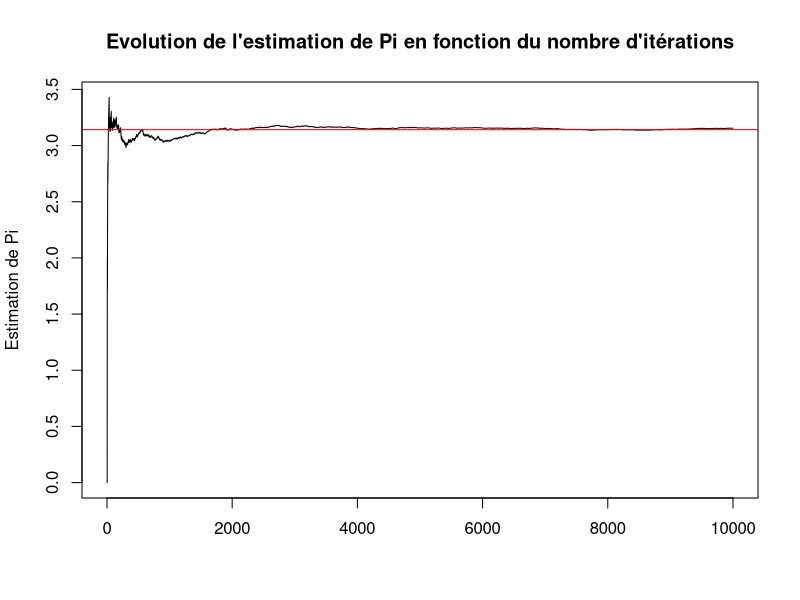
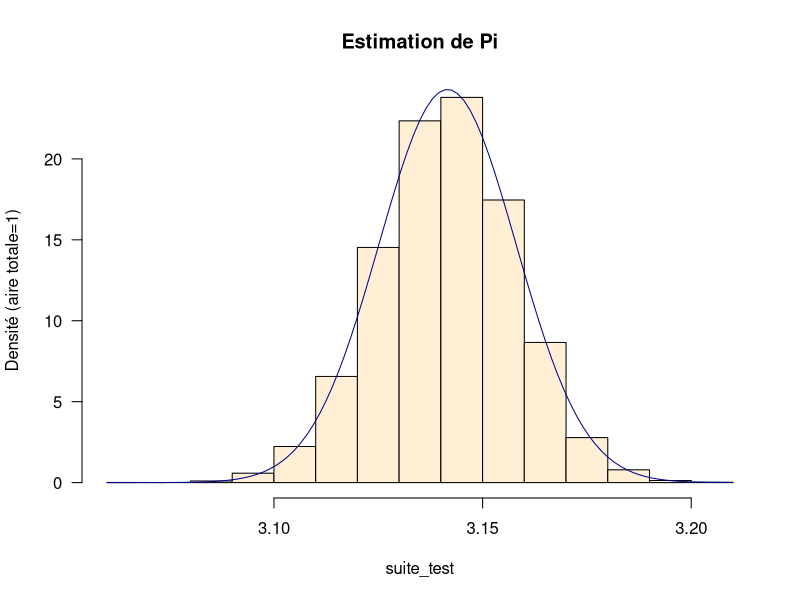

Recreate these plots in R, in order.
estime_pi<-function(n){
  x<-runif(n,min=0,max=1)
  y<-runif(n,min=0,max=1)
  sum_sq_xy <- sqrt(x^2 + y^2)
  
  index_in <- which(sum_sq_xy <= 1)
  points_in = length(index_in)
  
  pi_est<-4*points_in/n
  return(pi_est)
}

estime_pi(1000000)

suite_est_pi<-function(n){
  x<-runif(n,min=0,max=1)
  y<-runif(n,min=0,max=1)
  point_in_out<-ifelse(sqrt(x^2+y^2)<=1,1,0)
  suite<-4*cumsum(point_in_out)/(1:n)
  return(suite)
}

n<-10000
plot(1:n,suite_est_pi(n),type="l",xlab="",ylab="Estimation de Pi",main="Evolution de l'estimation de Pi en fonction du nombre d'itérations")
abline(h=pi,col="red")

n<-10000
m<-pi
sigma = 4*sqrt((pi/4)*(1-pi/4))
k = 3
pnorm(m+k*sigma/sqrt(n), m, sigma/sqrt(n)) - pnorm(m-k*sigma/sqrt(n), m, sigma/sqrt(n))

suite_est_pi_gauss<-function(N,n){
  suite<-NULL
  for(i in 1:N){suite <- c(suite,estime_pi(n))}
  return(suite)
}

N<-10000
n<-10000
suite_test<-suite_est_pi_gauss(N,n)

print(length(suite_test[(suite_test>=m-1*sigma/sqrt(n)) & (suite_test<=m+1*sigma/sqrt(n))])/N)
print(length(suite_test[(suite_test>=m-2*sigma/sqrt(n)) & (suite_test<=m+2*sigma/sqrt(n))])/N)
print(length(suite_test[(suite_test>=m-3*sigma/sqrt(n)) & (suite_test<=m+3*sigma/sqrt(n))])/N)
print(length(suite_test[(suite_test<m-3*sigma/sqrt(n)) | (suite_test>m+3*sigma/sqrt(n))])/N)


hist(suite_test, freq=F, ylab="Densité (aire totale=1)", col="papayawhip", main="Estimation de Pi", las=1)
f=function(x) (1/sqrt(2*pi)/(sigma/sqrt(n)) * exp(-(x-m)^2/2/(sigma/sqrt(n))^2))

m<-pi
sigma<-4*sqrt(pi/4*(1-pi/4))
curve(dnorm(x,mean=m,sd=sigma/sqrt(n)),ylab="densité",add=T,col="darkblue")

m1 <- mean(suite_test)
sigma1<-sqrt(mean((suite_test-m1)^2))

print(m1)
print(sigma1)